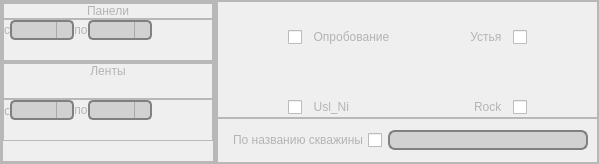
         <widget class="QWidget" name="loadWells_page">
          <layout class="QHBoxLayout" name="horizontalLayout_6">
           <property name="spacing">
            <number>0</number>
           </property>
           <property name="leftMargin">
            <number>0</number>
           </property>
           <property name="topMargin">
            <number>0</number>
           </property>
           <property name="rightMargin">
            <number>0</number>
           </property>
           <property name="bottomMargin">
            <number>0</number>
           </property>
           <item>
            <widget class="QFrame" name="loadWells_left_frame">
             <property name="frameShape">
              <enum>QFrame::StyledPanel</enum>
             </property>
             <property name="frameShadow">
              <enum>QFrame::Raised</enum>
             </property>
             <layout class="QVBoxLayout" name="verticalLayout_19">
              <property name="spacing">
               <number>0</number>
              </property>
              <property name="leftMargin">
               <number>0</number>
              </property>
              <property name="topMargin">
               <number>0</number>
              </property>
              <property name="rightMargin">
               <number>0</number>
              </property>
              <property name="bottomMargin">
               <number>0</number>
              </property>
              <item>
               <widget class="QFrame" name="frame_16">
                <property name="frameShape">
                 <enum>QFrame::StyledPanel</enum>
                </property>
                <property name="frameShadow">
                 <enum>QFrame::Raised</enum>
                </property>
                <layout class="QVBoxLayout" name="verticalLayout_20">
                 <property name="spacing">
                  <number>0</number>
                 </property>
                 <property name="leftMargin">
                  <number>0</number>
                 </property>
                 <property name="topMargin">
                  <number>0</number>
                 </property>
                 <property name="rightMargin">
                  <number>0</number>
                 </property>
                 <property name="bottomMargin">
                  <number>0</number>
                 </property>
                 <item>
                  <widget class="QFrame" name="frame_20">
                   <property name="frameShape">
                    <enum>QFrame::StyledPanel</enum>
                   </property>
                   <property name="frameShadow">
                    <enum>QFrame::Raised</enum>
                   </property>
                   <layout class="QVBoxLayout" name="verticalLayout_22">
                    <property name="spacing">
                     <number>0</number>
                    </property>
                    <property name="leftMargin">
                     <number>0</number>
                    </property>
                    <property name="topMargin">
                     <number>0</number>
                    </property>
                    <property name="rightMargin">
                     <number>0</number>
                    </property>
                    <property name="bottomMargin">
                     <number>0</number>
                    </property>
                    <item>
                     <widget class="QFrame" name="frame_22">
                      <property name="frameShape">
                       <enum>QFrame::StyledPanel</enum>
                      </property>
                      <property name="frameShadow">
                       <enum>QFrame::Raised</enum>
                      </property>
                      <layout class="QHBoxLayout" name="horizontalLayout_8">
                       <property name="spacing">
                        <number>0</number>
                       </property>
                       <property name="leftMargin">
                        <number>0</number>
                       </property>
                       <property name="topMargin">
                        <number>0</number>
                       </property>
                       <property name="rightMargin">
                        <number>0</number>
                       </property>
                       <property name="bottomMargin">
                        <number>0</number>
                       </property>
                       <item>
                        <widget class="QLabel" name="panels_label">
                         <property name="sizePolicy">
                          <sizepolicy hsizetype="Preferred" vsizetype="Maximum">
                           <horstretch>0</horstretch>
                           <verstretch>0</verstretch>
                          </sizepolicy>
                         </property>
                         <property name="font">
                          <font>
                           <family>Arial</family>
                          </font>
                         </property>
                         <property name="styleSheet">
                          <string notr="true">QLabel {
	color: rgb(180,180,180);
}
</string>
                         </property>
                         <property name="text">
                          <string>Панели</string>
                         </property>
                         <property name="alignment">
                          <set>Qt::AlignCenter</set>
                         </property>
                        </widget>
                       </item>
                      </layout>
                     </widget>
                    </item>
                    <item>
                     <widget class="QFrame" name="frame_23">
                      <property name="frameShape">
                       <enum>QFrame::StyledPanel</enum>
                      </property>
                      <property name="frameShadow">
                       <enum>QFrame::Raised</enum>
                      </property>
                      <layout class="QHBoxLayout" name="horizontalLayout_7">
                       <property name="spacing">
                        <number>0</number>
                       </property>
                       <property name="leftMargin">
                        <number>0</number>
                       </property>
                       <property name="topMargin">
                        <number>0</number>
                       </property>
                       <property name="rightMargin">
                        <number>60</number>
                       </property>
                       <property name="bottomMargin">
                        <number>20</number>
                       </property>
                       <item>
                        <widget class="QLabel" name="from_panel_label">
                         <property name="font">
                          <font>
                           <family>Arial</family>
                          </font>
                         </property>
                         <property name="styleSheet">
                          <string notr="true">QLabel {
	color: rgb(180,180,180);
}
</string>
                         </property>
                         <property name="text">
                          <string>с</string>
                         </property>
                         <property name="alignment">
                          <set>Qt::AlignCenter</set>
                         </property>
                        </widget>
                       </item>
                       <item>
                        <widget class="QComboBox" name="from_panel_cb">
                         <property name="styleSheet">
                          <string notr="true">QComboBox {
    border-radius: 5px;
	border: 2px solid gray;
}

 QComboBox::hover {
    border-radius: 5px;
	border: 2px solid rgba(165, 255, 165,100);
}


QComboBox:!editable, QComboBox::drop-down:editable {
	background-color: rgb(209, 209, 209);
}

QComboBox::drop-down:hover {
	background-color: rgb(180, 180, 180);
}


QComboBox QAbstractItemView {
  color: black;
	background-color: qradialgradient(spread:pad, cx:0.5, cy:0.5, radius:1.22, fx:0.5, fy:0.5, stop:0 rgba(164, 255, 255, 255), stop:1 rgba(196, 255, 165, 255));
  selection-background-color:   qlineargradient(spread:pad, x1:0, y1:0, x2:1, y2:0, stop:0 rgba(100, 255, 255, 57));
selection-color: rgb(0, 170, 0);
}

QComboBox::drop-down {
    subcontrol-origin: padding;
    subcontrol-position: top right;
    width: 15px;
    border-left-width: 1px;
    border-left-color: darkgray;
    border-left-style: solid; /* just a single line */
    border-top-right-radius: 3px; /* same radius as the QComboBox */
    border-bottom-right-radius: 3px;
}

QComboBox::down-arrow {
image: url(:/arrows/icons/arrow_down.png);
 width: 10;
}

QComboBox::down-arrow:on { /* shift the arrow when popup is open */
    top: 1px;
    left: 1px;
}</string>
                         </property>
                        </widget>
                       </item>
                       <item>
                        <widget class="QLabel" name="to_panel_label">
                         <property name="font">
                          <font>
                           <family>Arial</family>
                          </font>
                         </property>
                         <property name="styleSheet">
                          <string notr="true">QLabel {
	color: rgb(180,180,180);
}
</string>
                         </property>
                         <property name="text">
                          <string>по</string>
                         </property>
                         <property name="alignment">
                          <set>Qt::AlignCenter</set>
                         </property>
                        </widget>
                       </item>
                       <item>
                        <widget class="QComboBox" name="to_panel_cb">
                         <property name="styleSheet">
                          <string notr="true">QComboBox {
    border-radius: 5px;
	border: 2px solid gray;
}

QComboBox::hover {
    border-radius: 5px;
	border: 2px solid rgba(165, 255, 165,100);
}


QComboBox:!editable, QComboBox::drop-down:editable {
	background-color: rgb(209, 209, 209);
}

QComboBox::drop-down:hover {
	background-color: rgb(180, 180, 180);
}


QComboBox QAbstractItemView {
  color: black;
	background-color: qradialgradient(spread:pad, cx:0.5, cy:0.5, radius:1.22, fx:0.5, fy:0.5, stop:0 rgba(164, 255, 255, 255), stop:1 rgba(196, 255, 165, 255));
  selection-background-color:   qlineargradient(spread:pad, x1:0, y1:0, x2:1, y2:0, stop:0 rgba(100, 255, 255, 57));
selection-color: rgb(0, 170, 0);
}

QComboBox::drop-down {
    subcontrol-origin: padding;
    subcontrol-position: top right;
    width: 15px;
    border-left-width: 1px;
    border-left-color: darkgray;
    border-left-style: solid; /* just a single line */
    border-top-right-radius: 3px; /* same radius as the QComboBox */
    border-bottom-right-radius: 3px;
}

QComboBox::down-arrow {
image: url(:/arrows/icons/arrow_down.png);
 width: 10;
}

QComboBox::down-arrow:on { /* shift the arrow when popup is open */
    top: 1px;
    left: 1px;
}</string>
                         </property>
                        </widget>
                       </item>
                      </layout>
                     </widget>
                    </item>
                   </layout>
                  </widget>
                 </item>
                 <item>
                  <widget class="QFrame" name="frame_21">
                   <property name="frameShape">
                    <enum>QFrame::StyledPanel</enum>
                   </property>
                   <property name="frameShadow">
                    <enum>QFrame::Raised</enum>
                   </property>
                   <layout class="QVBoxLayout" name="verticalLayout_21">
                    <property name="spacing">
                     <number>0</number>
                    </property>
                    <property name="leftMargin">
                     <number>0</number>
                    </property>
                    <property name="topMargin">
                     <number>0</number>
                    </property>
                    <property name="rightMargin">
                     <number>0</number>
                    </property>
                    <property name="bottomMargin">
                     <number>20</number>
                    </property>
                    <item>
                     <widget class="QFrame" name="frame_24">
                      <property name="frameShape">
                       <enum>QFrame::StyledPanel</enum>
                      </property>
                      <property name="frameShadow">
                       <enum>QFrame::Raised</enum>
                      </property>
                      <layout class="QHBoxLayout" name="horizontalLayout_9">
                       <property name="spacing">
                        <number>0</number>
                       </property>
                       <property name="leftMargin">
                        <number>0</number>
                       </property>
                       <property name="topMargin">
                        <number>0</number>
                       </property>
                       <property name="rightMargin">
                        <number>0</number>
                       </property>
                       <property name="bottomMargin">
                        <number>20</number>
                       </property>
                       <item>
                        <widget class="QLabel" name="lents_label">
                         <property name="sizePolicy">
                          <sizepolicy hsizetype="Preferred" vsizetype="Maximum">
                           <horstretch>0</horstretch>
                           <verstretch>0</verstretch>
                          </sizepolicy>
                         </property>
                         <property name="font">
                          <font>
                           <family>Arial</family>
                          </font>
                         </property>
                         <property name="styleSheet">
                          <string notr="true">QLabel {
	color: rgb(180,180,180);
}
</string>
                         </property>
                         <property name="text">
                          <string>Ленты</string>
                         </property>
                         <property name="alignment">
                          <set>Qt::AlignCenter</set>
                         </property>
                        </widget>
                       </item>
                      </layout>
                     </widget>
                    </item>
                    <item>
                     <widget class="QFrame" name="frame_25">
                      <property name="frameShape">
                       <enum>QFrame::StyledPanel</enum>
                      </property>
                      <property name="frameShadow">
                       <enum>QFrame::Raised</enum>
                      </property>
                      <layout class="QHBoxLayout" name="horizontalLayout_10">
                       <property name="spacing">
                        <number>0</number>
                       </property>
                       <property name="leftMargin">
                        <number>0</number>
                       </property>
                       <property name="topMargin">
                        <number>0</number>
                       </property>
                       <property name="rightMargin">
                        <number>60</number>
                       </property>
                       <property name="bottomMargin">
                        <number>20</number>
                       </property>
                       <item>
                        <widget class="QLabel" name="from_lents_label">
                         <property name="font">
                          <font>
                           <family>Arial Black</family>
                          </font>
                         </property>
                         <property name="styleSheet">
                          <string notr="true">QLabel {
	color: rgb(180,180,180);
}
</string>
                         </property>
                         <property name="text">
                          <string>с</string>
                         </property>
                         <property name="alignment">
                          <set>Qt::AlignCenter</set>
                         </property>
                        </widget>
                       </item>
                       <item>
                        <widget class="QComboBox" name="from_lents_cb">
                         <property name="styleSheet">
                          <string notr="true">QComboBox {
    border-radius: 5px;
	border: 2px solid gray;
}

 QComboBox::hover {
    border-radius: 5px;
	border: 2px solid rgba(165, 255, 165,100);
}


QComboBox:!editable, QComboBox::drop-down:editable {
	background-color: rgb(209, 209, 209);
}

QComboBox::drop-down:hover {
	background-color: rgb(180, 180, 180);
}


QComboBox QAbstractItemView {
  color: black;
	background-color: qradialgradient(spread:pad, cx:0.5, cy:0.5, radius:1.22, fx:0.5, fy:0.5, stop:0 rgba(164, 255, 255, 255), stop:1 rgba(196, 255, 165, 255));
  selection-background-color:   qlineargradient(spread:pad, x1:0, y1:0, x2:1, y2:0, stop:0 rgba(100, 255, 255, 57));
selection-color: rgb(0, 170, 0);
}

QComboBox::drop-down {
    subcontrol-origin: padding;
    subcontrol-position: top right;
    width: 15px;
    border-left-width: 1px;
    border-left-color: darkgray;
    border-left-style: solid; /* just a single line */
    border-top-right-radius: 3px; /* same radius as the QComboBox */
    border-bottom-right-radius: 3px;
}

QComboBox::down-arrow {
image: url(:/arrows/icons/arrow_down.png);
 width: 10;
}

QComboBox::down-arrow:on { /* shift the arrow when popup is open */
    top: 1px;
    left: 1px;
}</string>
                         </property>
                        </widget>
                       </item>
                       <item>
                        <widget class="QLabel" name="to_lents_label">
                         <property name="font">
                          <font>
                           <family>Arial</family>
                          </font>
                         </property>
                         <property name="styleSheet">
                          <string notr="true">QLabel {
	color: rgb(180,180,180);
}
</string>
                         </property>
                         <property name="text">
                          <string>по</string>
                         </property>
                         <property name="alignment">
                          <set>Qt::AlignCenter</set>
                         </property>
                        </widget>
                       </item>
                       <item>
                        <widget class="QComboBox" name="to_lents_cb">
                         <property name="styleSheet">
                          <string notr="true">QComboBox {
    border-radius: 5px;
	border: 2px solid gray;
}

 QComboBox::hover {
    border-radius: 5px;
	border: 2px solid rgba(165, 255, 165,100);
}


QComboBox:!editable, QComboBox::drop-down:editable {
	background-color: rgb(209, 209, 209);
}

QComboBox::drop-down:hover {
	background-color: rgb(180, 180, 180);
}


QComboBox QAbstractItemView {
  color: black;
	background-color: qradialgradient(spread:pad, cx:0.5, cy:0.5, radius:1.22, fx:0.5, fy:0.5, stop:0 rgba(164, 255, 255, 255), stop:1 rgba(196, 255, 165, 255));
  selection-background-color:   qlineargradient(spread:pad, x1:0, y1:0, x2:1, y2:0, stop:0 rgba(100, 255, 255, 57));
selection-color: rgb(0, 170, 0);
}

QComboBox::drop-down {
    subcontrol-origin: padding;
    subcontrol-position: top right;
    width: 15px;
    border-left-width: 1px;
    border-left-color: darkgray;
    border-left-style: solid; /* just a single line */
    border-top-right-radius: 3px; /* same radius as the QComboBox */
    border-bottom-right-radius: 3px;
}

QComboBox::down-arrow {
image: url(:/arrows/icons/arrow_down.png);
 width: 10;
}

QComboBox::down-arrow:on { /* shift the arrow when popup is open */
    top: 1px;
    left: 1px;
}</string>
                         </property>
                        </widget>
                       </item>
                      </layout>
                     </widget>
                    </item>
                   </layout>
                  </widget>
                 </item>
                </layout>
               </widget>
              </item>
              <item>
               <widget class="QFrame" name="frame_17">
                <property name="frameShape">
                 <enum>QFrame::StyledPanel</enum>
                </property>
                <property name="frameShadow">
                 <enum>QFrame::Raised</enum>
                </property>
               </widget>
              </item>
             </layout>
            </widget>
           </item>
           <item>
            <widget class="QFrame" name="loadWells_right_frame">
             <property name="frameShape">
              <enum>QFrame::StyledPanel</enum>
             </property>
             <property name="frameShadow">
              <enum>QFrame::Raised</enum>
             </property>
             <layout class="QVBoxLayout" name="verticalLayout_18">
              <property name="spacing">
               <number>0</number>
              </property>
              <property name="leftMargin">
               <number>0</number>
              </property>
              <property name="topMargin">
               <number>0</number>
              </property>
              <property name="rightMargin">
               <number>0</number>
              </property>
              <property name="bottomMargin">
               <number>0</number>
              </property>
              <item>
               <widget class="QFrame" name="checkers_grid">
                <property name="font">
                 <font>
                  <family>Arial</family>
                 </font>
                </property>
                <property name="frameShape">
                 <enum>QFrame::StyledPanel</enum>
                </property>
                <property name="frameShadow">
                 <enum>QFrame::Raised</enum>
                </property>
                <layout class="QGridLayout" name="gridLayout">
                 <property name="leftMargin">
                  <number>70</number>
                 </property>
                 <property name="topMargin">
                  <number>25</number>
                 </property>
                 <property name="rightMargin">
                  <number>70</number>
                 </property>
                 <property name="bottomMargin">
                  <number>0</number>
                 </property>
                 <property name="spacing">
                  <number>50</number>
                 </property>
                 <item row="0" column="1">
                  <widget class="QCheckBox" name="wellheads_checker">
                   <property name="font">
                    <font>
                     <family>Arial</family>
                    </font>
                   </property>
                   <property name="layoutDirection">
                    <enum>Qt::RightToLeft</enum>
                   </property>
                   <property name="styleSheet">
                    <string notr="true">QCheckBox {
	color: rgb(180,180,180);
}
</string>
                   </property>
                   <property name="text">
                    <string>Устья  </string>
                   </property>
                  </widget>
                 </item>
                 <item row="1" column="0">
                  <widget class="QCheckBox" name="usl_ni_checker">
                   <property name="font">
                    <font>
                     <family>Arial</family>
                    </font>
                   </property>
                   <property name="styleSheet">
                    <string notr="true">QCheckBox {
	color: rgb(180,180,180);
}
</string>
                   </property>
                   <property name="text">
                    <string>  Usl_Ni</string>
                   </property>
                  </widget>
                 </item>
                 <item row="0" column="0">
                  <widget class="QCheckBox" name="sampling_checker">
                   <property name="font">
                    <font>
                     <family>Arial</family>
                    </font>
                   </property>
                   <property name="styleSheet">
                    <string notr="true">QCheckBox {
	color: rgb(180,180,180);
}
</string>
                   </property>
                   <property name="text">
                    <string>  Опробование</string>
                   </property>
                  </widget>
                 </item>
                 <item row="1" column="1">
                  <widget class="QCheckBox" name="rock_checker">
                   <property name="font">
                    <font>
                     <family>Arial</family>
                    </font>
                   </property>
                   <property name="layoutDirection">
                    <enum>Qt::RightToLeft</enum>
                   </property>
                   <property name="styleSheet">
                    <string notr="true">QCheckBox {
	color: rgb(180,180,180);
}
</string>
                   </property>
                   <property name="text">
                    <string>Rock  </string>
                   </property>
                  </widget>
                 </item>
                </layout>
               </widget>
              </item>
              <item>
               <widget class="QFrame" name="well_name_frame">
                <property name="frameShape">
                 <enum>QFrame::StyledPanel</enum>
                </property>
                <property name="frameShadow">
                 <enum>QFrame::Raised</enum>
                </property>
                <layout class="QHBoxLayout" name="horizontalLayout_11">
                 <item>
                  <widget class="QCheckBox" name="well_name_label">
                   <property name="sizePolicy">
                    <sizepolicy hsizetype="Maximum" vsizetype="Fixed">
                     <horstretch>0</horstretch>
                     <verstretch>0</verstretch>
                    </sizepolicy>
                   </property>
                   <property name="font">
                    <font>
                     <family>Arial</family>
                    </font>
                   </property>
                   <property name="layoutDirection">
                    <enum>Qt::RightToLeft</enum>
                   </property>
                   <property name="styleSheet">
                    <string notr="true">QCheckBox {
	color: rgb(180,180,180);
}
</string>
                   </property>
                   <property name="text">
                    <string>По названию скважины</string>
                   </property>
                  </widget>
                 </item>
                 <item>
                  <widget class="QLineEdit" name="well_name_line">
                   <property name="enabled">
                    <bool>false</bool>
                   </property>
                   <property name="sizePolicy">
                    <sizepolicy hsizetype="Maximum" vsizetype="Fixed">
                     <horstretch>0</horstretch>
                     <verstretch>0</verstretch>
                    </sizepolicy>
                   </property>
                   <property name="minimumSize">
                    <size>
                     <width>200</width>
                     <height>0</height>
                    </size>
                   </property>
                   <property name="font">
                    <font>
                     <family>Arial</family>
                    </font>
                   </property>
                   <property name="styleSheet">
                    <string notr="true">QLineEdit {
    border: 2px solid gray;
    border-radius: 7px;
	background-color: rgb(209, 209, 209);
    selection-background-color: darkgray;
}</string>
                   </property>
                  </widget>
                 </item>
                </layout>
               </widget>
              </item>
             </layout>
            </widget>
           </item>
          </layout>
         </widget>
